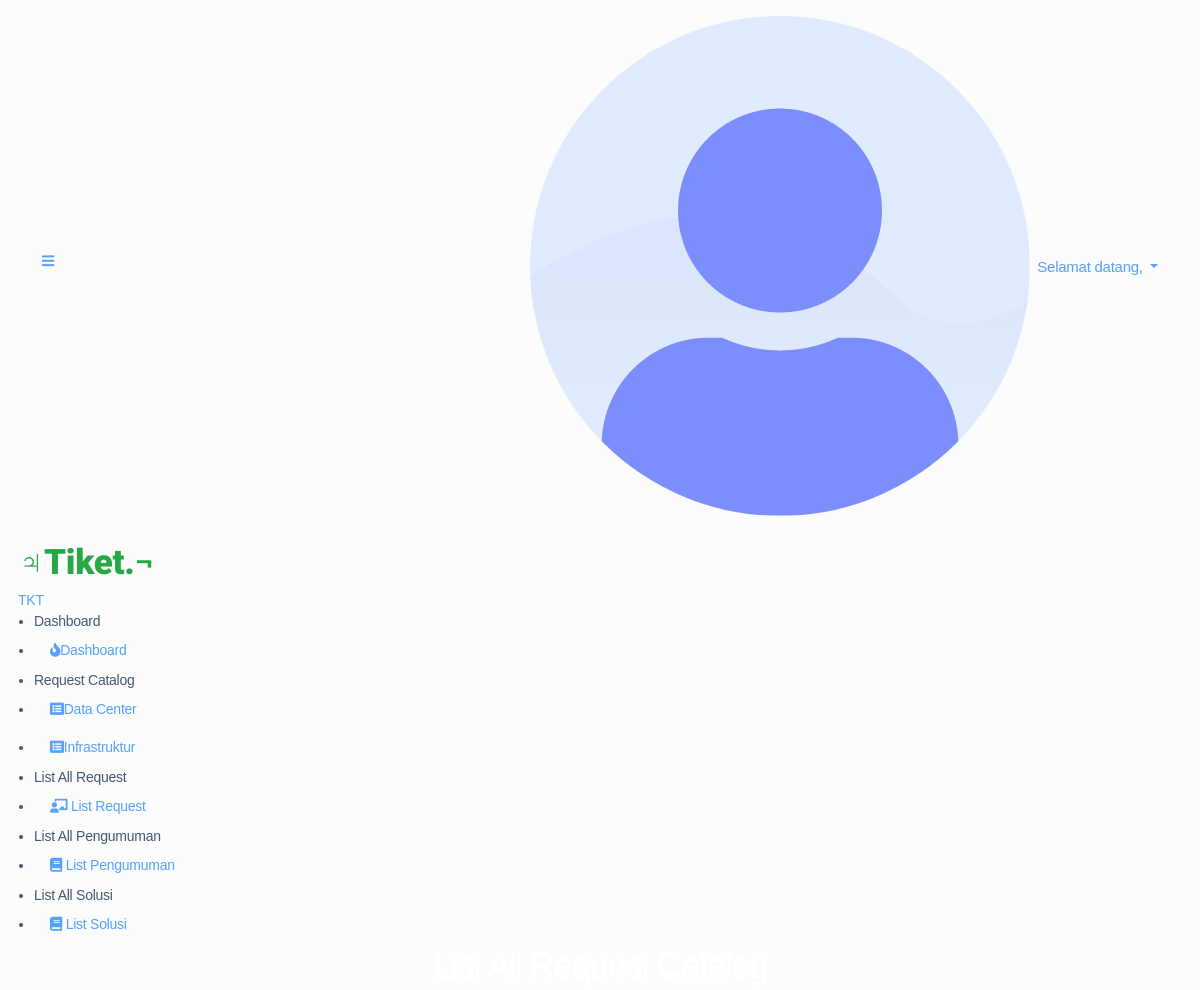
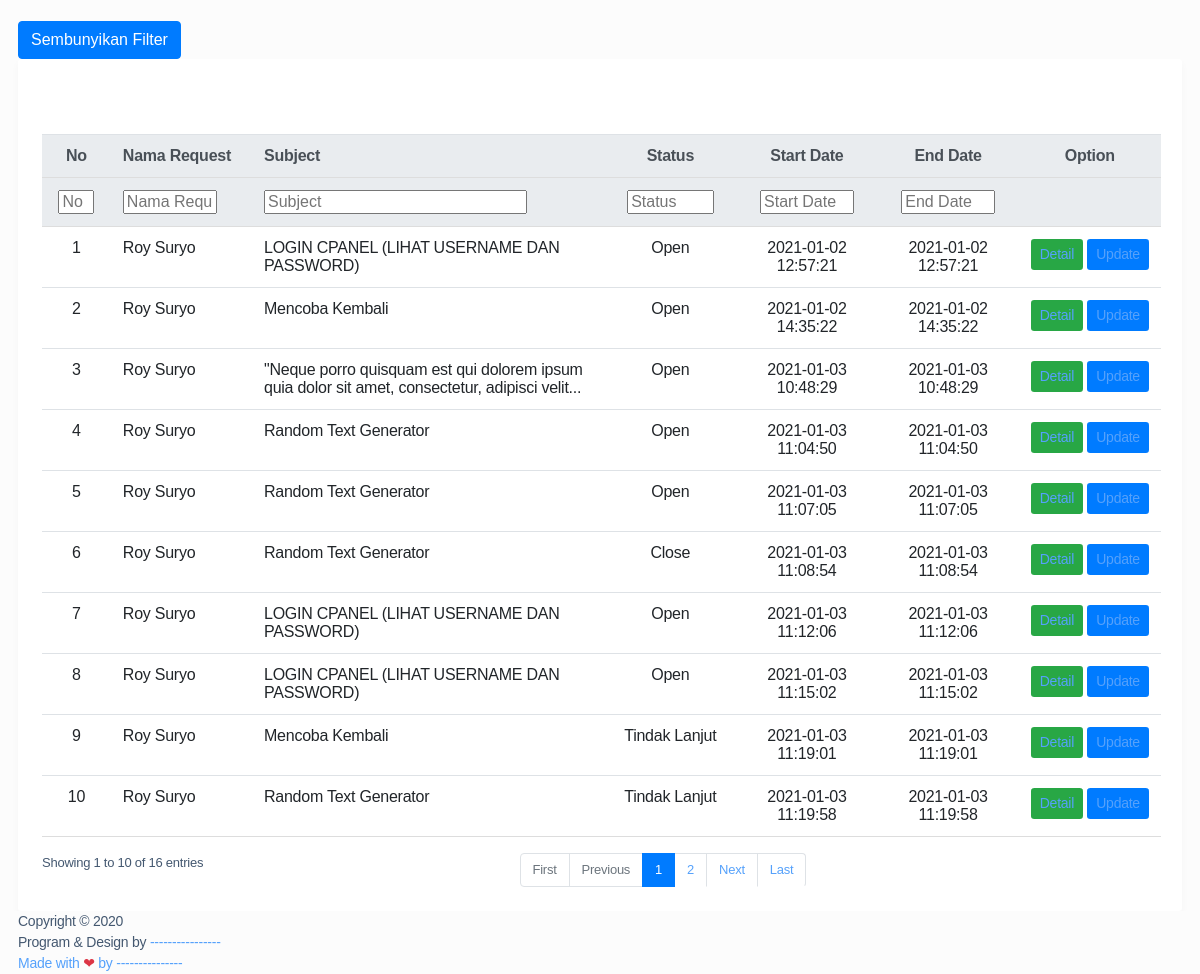
The page /index.php/staff/list_request on the database as committed earlier (2 pictures, top to bottom).
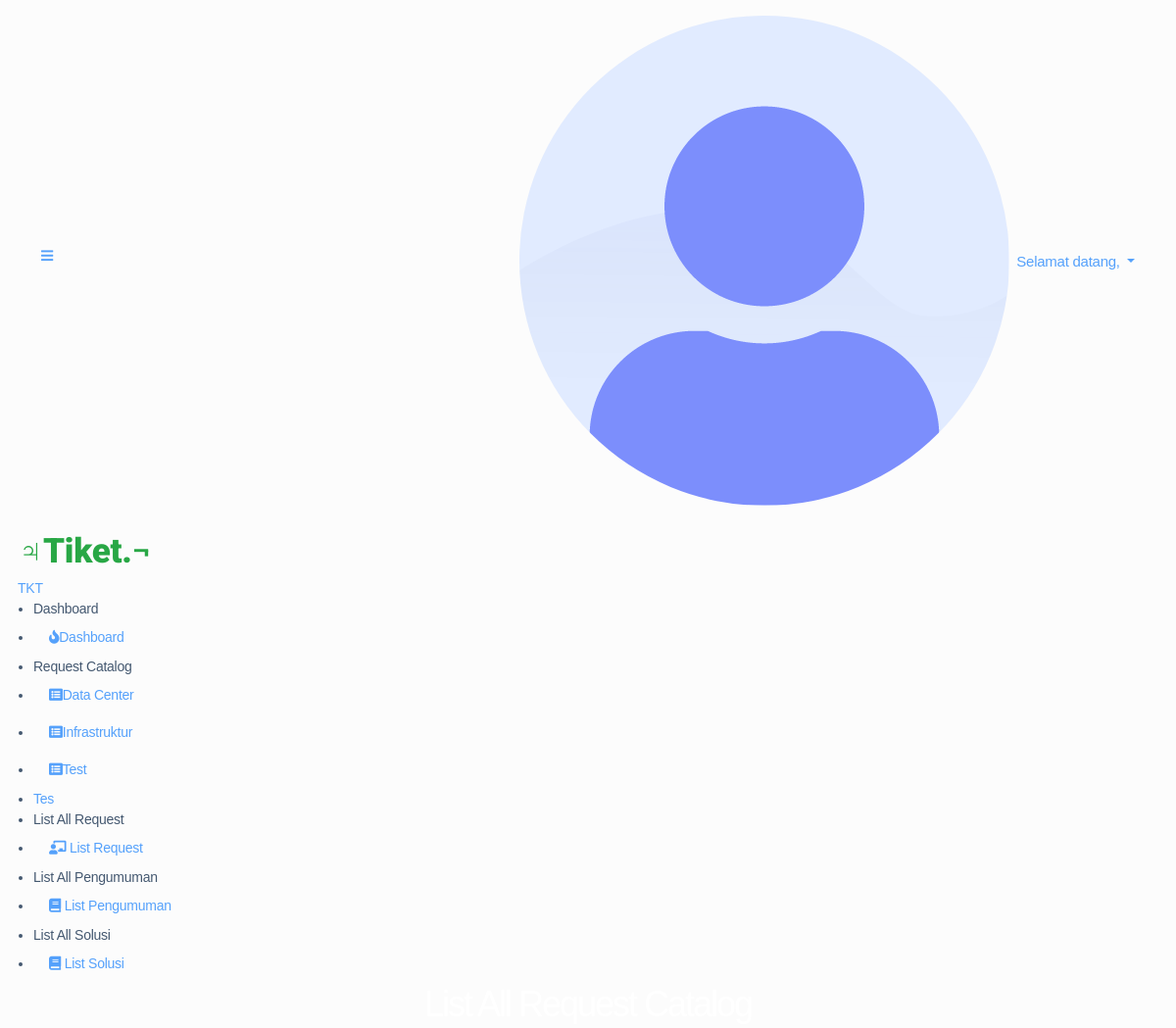
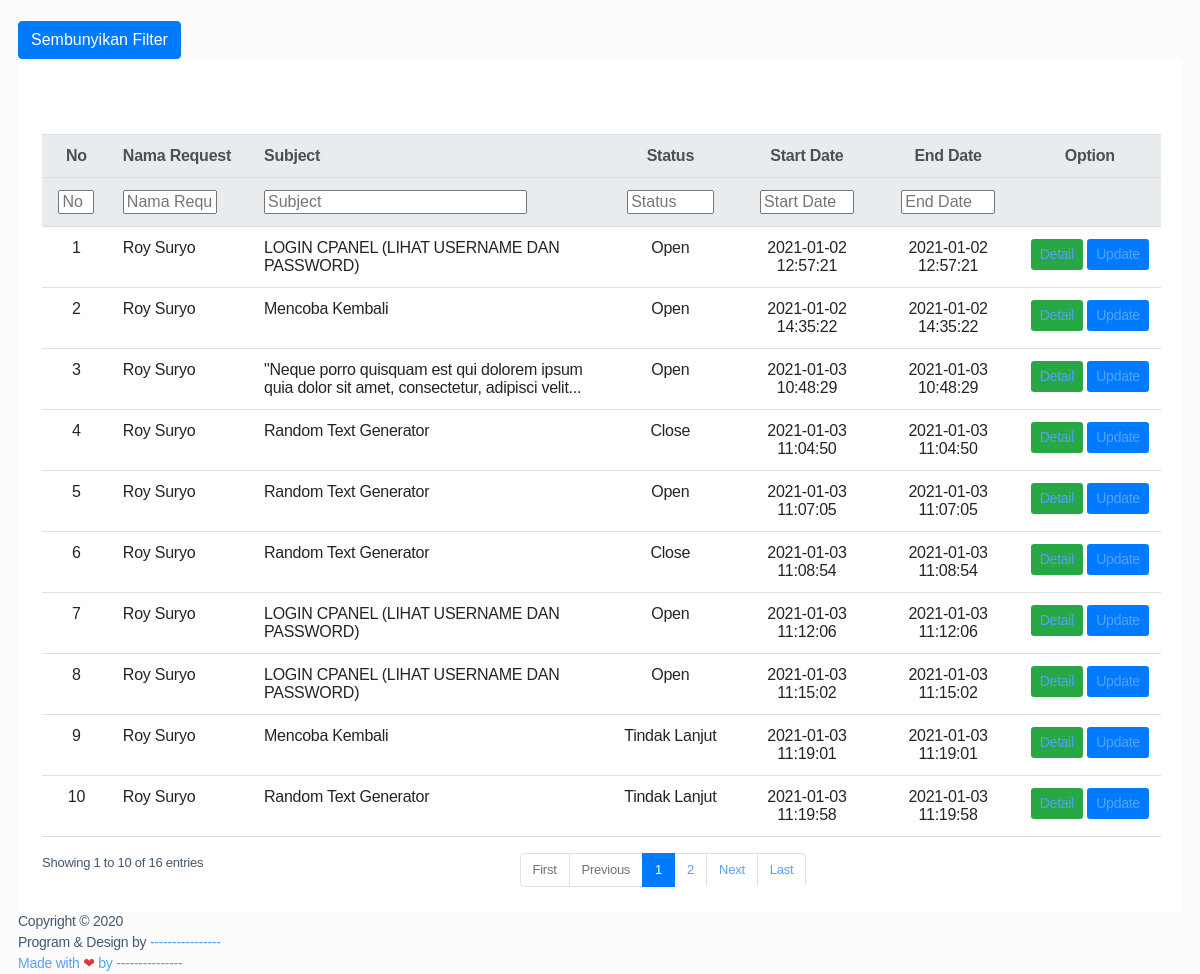
The same page on the database as committed later (2 pictures, top to bottom).
### tables this page shows
CREATE TABLE `master_kategori` (
  `id` int(11) NOT NULL,
  `kategori` varchar(30) NOT NULL
);

CREATE TABLE `tbl_request` (
  `id` int(11) NOT NULL,
  `id_user` varchar(30) NOT NULL,
  `username` varchar(30) NOT NULL,
  `user` varchar(30) NOT NULL,
  `status` varchar(20) NOT NULL,
  `kategori` varchar(40) NOT NULL,
  `sub_kategori` varchar(40) NOT NULL,
  `pj` varchar(30) NOT NULL,
  `grup` varchar(40) NOT NULL,
  `asset` varchar(50) NOT NULL,
  `count_asset` varchar(2) NOT NULL,
  `subject` varchar(100) NOT NULL,
  `body` text NOT NULL,
  `created_date` timestamp NOT NULL DEFAULT current_timestamp(),
  `done_date` datetime DEFAULT NULL,
  `start_date` date NOT NULL,
  `end_date` date NOT NULL
);

### application/controllers/Staff.php (called while the page is built, shortened)
<?php
class Staff extends CI_Controller
{
	function __construct()
	{
		$this->load->helper('url');
		$this->load->library('form_validation');
		$this->load->helper('form');
	}
	public function list_request()
	{
		$this->load->model('Mrequest');
		$data['level'] = $this->session->userdata('level');
		$data['nama'] = $this->session->userdata('nama');
		$data['request'] = $this->Mrequest->tampil_data()->result();
		$this->load->view('navbar/nav_staff', $data);
		$this->load->view('staff/list_request', $data);
	}
}

### index.php (called while the page is built, shortened)
<?php
require_once BASEPATH.'core/CodeIgniter.php';

### application/models/Mrequest.php (called while the page is built, shortened)
<?php
class Mrequest extends CI_Model
{
    public function tampil_data()
    {
        return $this->db->get('tbl_request');
    }
}

### application/views/staff/list_request.php (the view, shortened to what the changed rows need)
<div class="main-content">
    <section class="section">
        <div class="section-header">
            <h1>List All Request Catalog </h1>
        </div>
        <div class="row" style="overflow: scroll">
            <div class="col-md-12">
                <div class="bg-white p-4" style="border-radius:3px;box-shadow:rgba(0, 0, 0, 0.03) 0px 4px 8px 0px">
                    <table id="example" class="table align-items-center table-flush">
                        <thead class="thead-light">
                            <tr class="text-center">
                                <th style="width: 60px;">No</th>
                                <th scope="col" style="text-align: left;">Nama Request</th>
                                <th scope="col" style="text-align: left;">Subject</th>
                                <th scope="col">Status</th>
                                <th scope="col">Start Date</th>
                                <th scope="col">End Date</th>
                                <th scope="col">Option</th>
                            </tr>
                        </thead>
                        <tbody>
                            <?php
                              $i = 1;
                              foreach ($request as $u) {
                              ?>
                                <tr class="text-center">
                                    <td style="width: 60px;"><?php echo $i ?></td>
                                    <td style="text-align: left;"><?php echo $u->user ?></td>
                                    <td style="text-align: left;"><?php echo $u->subject ?></td>
                                    <td><?php echo $u->status ?></td>
                                    <td><?php echo $u->created_date ?></td>
                                    <td><?php echo $u->created_date ?></td>
                                    <td class="text-center">
                                        <a href=<?= base_url("staff/detail_request/" . $u->id) ?> class="btn btn-sm btn-success">Detail</a>
                                        <a href='<?= base_url("staff/update_request/" . $u->id. "/" . $u->sub_kategori."/?id_menu=".$u->kategori)?>' class="btn btn-sm btn-primary">Update</a>
                                    </td>
                                </tr>
                            <?php
                                  $i++;
                              }
                              ?>
                        </tbody>
                    </table>
                </div>
            </div>
        </div>
</div>
</div>
<?php include("footer.php") ?>
</body>
</html>

### application/views/navbar/nav_staff.php (shortened to what the changed rows need)
<!DOCTYPE html>
<html lang="en">
<head>
    <link rel="stylesheet" href="https://stackpath.bootstrapcdn.com/bootstrap/4.3.1/css/bootstrap.min.css">
    <link rel="stylesheet" href="https://use.fontawesome.com/releases/v5.7.2/css/all.css">
    <link rel="stylesheet" href="https://cdnjs.cloudflare.com/ajax/libs/bootstrap-select/1.13.1/css/bootstrap-select.css" />
    <link rel="stylesheet" href="<?= base_url('assets/') ?>stisla-assets/css/style.css">
    <link rel="stylesheet" href="<?= base_url('assets/') ?>stisla-assets/css/components.css">
</head>
<body>
    <div id="app">
        <div class="main-wrapper">
            <div class="main-sidebar">
                <aside id="sidebar-wrapper">
                    <ul class="sidebar-menu">
                        <?php
                        $con = mysqli_connect("localhost", "root", "", "db_tiket");
                        $sql = "SELECT * FROM master_kategori";
                        $result = mysqli_query($con, $sql);
                        while ($dataMenu = mysqli_fetch_assoc($result)) {
                            $menu_id = $dataMenu['id'];
                            $submenu = mysqli_query($con, "SELECT * FROM `master_subkategori` WHERE id_kategori = '$menu_id'");
                            if (mysqli_num_rows($submenu) == 0) {
                                echo '<li><a href="' . $dataMenu['kategori'] . '">' . $dataMenu['kategori'] . '</a></li>';
                            } else {
                                echo '
							<li class="nav-item dropdown">
								<a href="' . $dataMenu['kategori'] . '" class="nav-link has-dropdown"> <i class="fas fa-list-alt "></i><span>' . $dataMenu['kategori'] . '</span></a>
								<ul class="dropdown-menu">';
                                echo '
								</ul>
							</li>
							';
                            }
                        }
                        ?>
                </aside>
            </div>

Rows that differ between the two databases and show on the page:
added master_kategori: kategori "Test"
added master_kategori: kategori "Tes"
changed tbl_request (number 4 of 10 on the later page): status "Open" → "Close"
